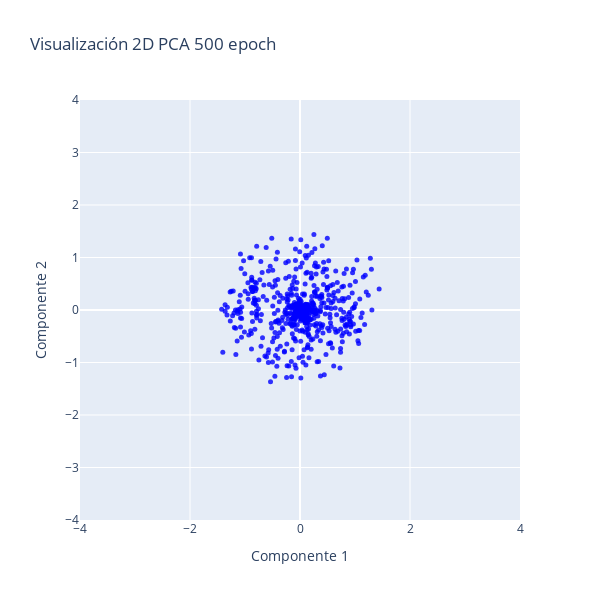

The notebook cell saved with this chart:
### Code cell
# Crear la figura
fig = go.Figure()

# Añadir el gráfico 2D (ignorando la tercera dimensión)
fig.add_trace(
    go.Scatter(
        x=all_weights_first_layer_mod["pca_2d_0"],
        y=all_weights_first_layer_mod["pca_2d_1"],
        mode='markers',
        marker=dict(size=5, opacity=0.8, color="blue"),
        showlegend=False  # Desactivar la leyenda
    )
)

rango_ejes = [-4, 4]

# Modificar los ejes del gráfico 2D
fig.update_xaxes(title_text="Componente 1", range=rango_ejes)
fig.update_yaxes(title_text="Componente 2", range=rango_ejes)

# Actualizar layout para ajustar el tamaño del gráfico
fig.update_layout(height=600, width=600, title_text=f"Visualización 2D PCA {num_epochs} epoch")

# Mostrar el gráfico
fig.show()

### Figure 1 — Plotly figure (JSON) as saved in the notebook; plotly's stock layout.template omitted (floating-point values rounded to 4 significant figures; data arrays with more than 128 entries replaced by an {"elided": "..."} marker saying what was removed)
{"data": [{"marker": {"color": "blue", "opacity": 0.8, "size": 5}, "mode": "markers", "showlegend": false, "type": "scatter", "x": {"elided": "640 float values"}, "y": {"elided": "640 float values"}}], "layout": {"height": 600, "title": {"text": "Visualización 2D PCA 500 epoch"}, "width": 600, "xaxis": {"range": [-4, 4], "title": {"text": "Componente 1"}}, "yaxis": {"range": [-4, 4], "title": {"text": "Componente 2"}}}}
